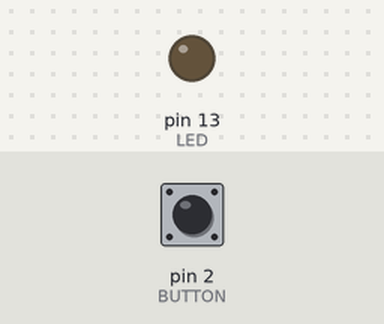
Bench run of a sketch on a simulated Arduino Uno, built with avr-gcc and run on an emulated ATmega328P. On the bench: output pins drawn as LEDs (lit = HIGH). The test bench sets the inputs (shaded band); at power-on: pin 2 (BUTTON) LOW.

Above: at 1.2 s.
1.3 s: pin 2 (BUTTON) pulled HIGH for 0.15 s
At 1.37 s:
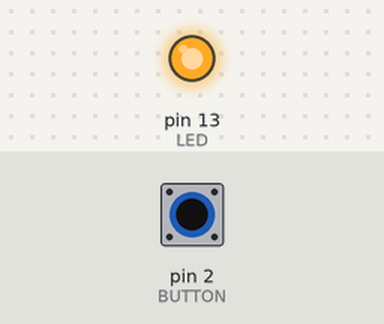
2.9 s: pin 2 (BUTTON) pulled HIGH for 3.2 s
At 7.0 s:
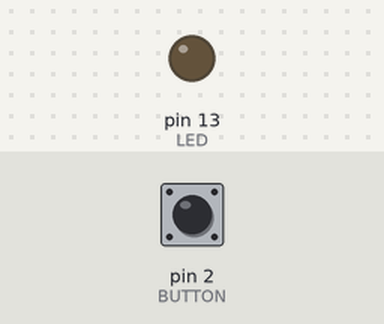
Timing chart, 0 to 8.5 s (numbered marks = the images above; inputs shaded):
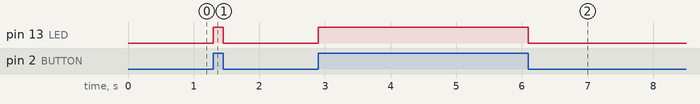

Measured:
- after the input at 1.3 s, pin 13 (LED): LOW → HIGH at once, → LOW 0.15 s later
- after the input at 2.9 s, pin 13 (LED): LOW → HIGH at once, → LOW 3.2 s later

The sketch:

experiment-05.ino
```cpp
/*
  experiment-05 (PUSH BUTTONS + LED)
  LED mimics a PUSH BUTTON.

  Rossano Pablo Pinto - rossano at gmail dot com

  Example code for the Short Term Course IoT: From data collection to data presentation
  FATEC Americana - ARInter - CPS - July/2022
*/

#define LED 13
#define BUTTON 2
int button_state = 0;

void setup() {
  pinMode(LED, OUTPUT);
  pinMode(BUTTON, INPUT);
}

void loop() {
  button_state = digitalRead(BUTTON);
  if (button_state == HIGH) {
    digitalWrite(LED, HIGH);
  } else
    digitalWrite(LED, LOW);
}
```
